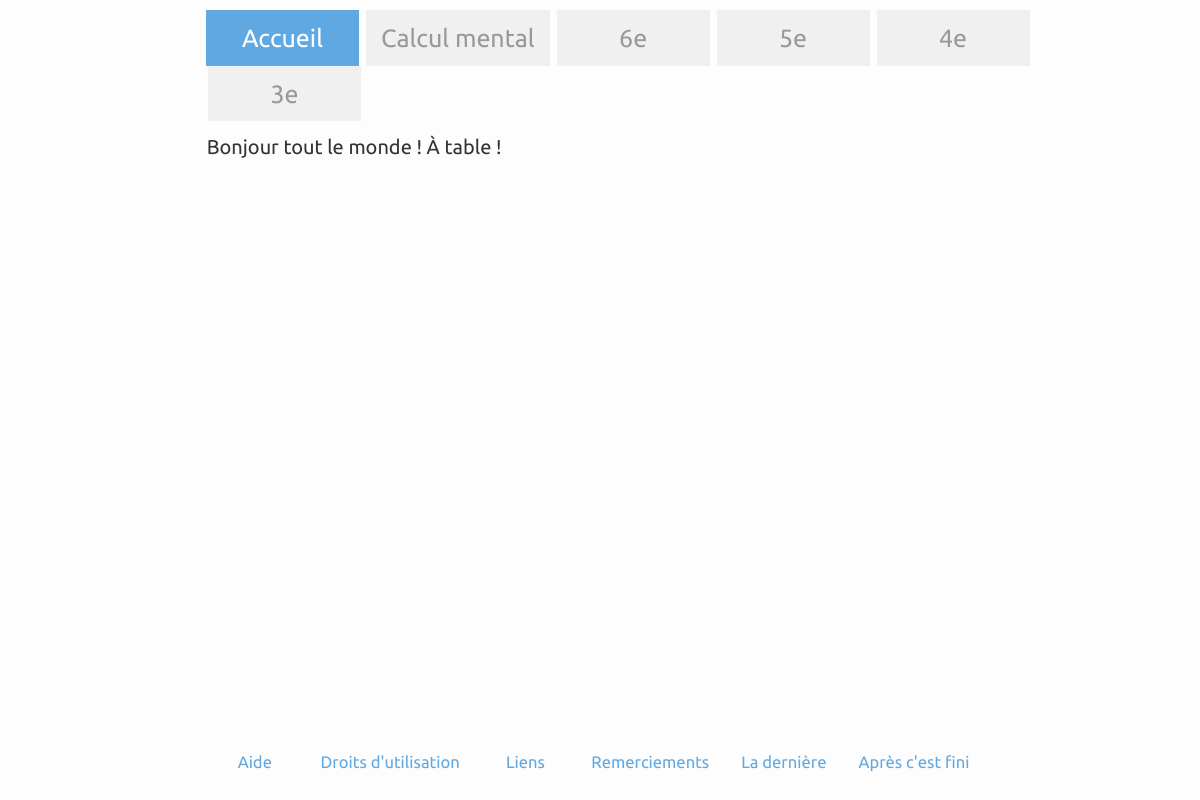
The page / on the database its author committed.
### pages/models.py (models this page shows, shortened)
class Category(models.Model):
    class Meta:
        verbose_name_plural = "categories"
    order = models.PositiveSmallIntegerField()
    name = models.CharField(max_length=100)
    slug = models.SlugField(max_length=100, default='unset')
    text = models.TextField()

class FooterCategory(models.Model):
    class Meta:
        verbose_name_plural = "footer categories"
    order = models.PositiveSmallIntegerField()
    name = models.CharField(max_length=100)
    slug = models.SlugField(max_length=100, default='unset')
    text = models.TextField()

### pages/views.py (the view)
# urls.py: 2. Add a URL to urlpatterns:  url(r'^$', views.home, name='home')
def home(request):
    return build(request, category='accueil')

### templates/layout.html (shortened to what this page needs)
<!DOCTYPE html>
<html>
<head>
    <link rel="stylesheet" href="https://maxcdn.bootstrapcdn.com/bootstrap/3.3.6/css/bootstrap.min.css">
    <link rel="stylesheet" href="https://maxcdn.bootstrapcdn.com/bootstrap/3.3.6/css/bootstrap-theme.min.css">
    <link rel="stylesheet" type="text/css" href="/static/css/fonts.css"/>
    <link rel="stylesheet" type="text/css" href="/static/css/layout.css"/>
    <link rel="stylesheet" type="text/css" href="/static/css/colors.css"/>
    <link rel="stylesheet" type="text/css" href="/static/css/shapes.css"/>
</head>
<body class="container-fluid">
    <div class=wrapper>
        <div class=body>
            <div class="row">
                <div class="col-md-12 navbar_row" role="navigation">
                    <ul class="nav nav-pills navbar_entries">
                        {% for slug, link, entry in navbar_infos %}
                            {% if active_category == entry %}
                                <li role="presentation" class="active navbar_entry navbar_active_{{ slug }}"><a href="{{ link }}">{{ entry }}</a></li>
                            {% else %}
                                <li role="presentation" class="navbar_entry navbar_{{ slug }}"><a href="{{ link }}">{{ entry }}</a></li>
                            {% endif %}
                        {% endfor %}
                    </ul>
                </div>
            </div>
            <div class="row">
                <div class="col-md-2 leftmenu_col" role="navigation">
                </div>
                <div class="col-md-10 main">
                    {% if active_theme == '' %}
                        {{ category_content|safe }}
                    {% endif %}
                </div>
            </div>
        </div>
        <div class="footer row">
            <div class="col-md-12 footer_row" role="navigation">
                <ul class="nav nav-pills footer-entries">
                    {% for link, entry in footer_infos %}
                        {% if active_category == entry %}
                            <li role="presentation" class="active footer_entry active_footer_entry"><a href="/{{ link }}/">{{ entry }}</a></li>
                        {% else %}
                            <li role="presentation" class="footer_entry"><a href="/{{ link }}/">{{ entry }}</a></li>
                        {% endif %}
                    {% endfor %}
                </ul>
            </div>
        </div>
    </div>
</body>
</html>

### static/css/layout.css (style rules this page uses)
html, body { margin: 0; padding: 0; height: 100%; }
.wrapper { min-height: 100%; position: relative; }
.body { padding: 10px; padding-bottom: 60px; }
.navbar_row { padding: 0; margin-bottom: 1%; margin-left: 0.28%; display: flex; }
.navbar_entries { margin: 0; padding: 0; margin-left: 16.33%; width: 100%; }
.navbar_entry { min-width: 16%; padding-right: 0.5%; text-align: center; }
.leftmenu_col { padding-right: 0.75%; padding-left: 0.75%; }
.main { display: flex; flex-flow: row wrap; justify-content: space-between; width: 81.25%; margin: 0; padding: 0; }
.footer { position: absolute; bottom: 0; height: 60px; margin: 0; width: 100%; padding: 0; }
.footer_row { padding: 0; margin-left: 16.33%; width: 83.33%; }
.footer_entry { margin: 0; padding: 0; min-width: 10%; text-align: center; }

### static/css/colors.css (style rules this page uses)
body { background-color: #fdfdfd; }
.nav-pills > li.navbar_active_accueil > a, .nav-pills > li.navbar_active_accueil > a:hover, .nav-pills > li.navbar_active_accueil > a:focus, .nav-pills > li.navbar_accueil > a:hover, .nav-pills > li.navbar_accueil > a:focus { color: white; background-color: #60a8e2; transition: all 0.6s ease 0s; }
.nav-pills > li.navbar_6e > a { color: #999999; background-color: #f0f0f0; transition: all 0.6s ease 0s; }
.nav-pills > li.navbar_5e > a { color: #999999; background-color: #f0f0f0; transition: all 0.6s ease 0s; }
.nav-pills > li.navbar_4e > a { color: #999999; background-color: #f0f0f0; transition: all 0.6s ease 0s; }
.nav-pills > li.navbar_3e > a { color: #999999; background-color: #f0f0f0; transition: all 0.6s ease 0s; }
.nav-pills > li.navbar_calcul-mental > a { color: #999999; background-color: #f0f0f0; transition: all 0.6s ease 0s; }
.col-md-10, .main { color: #333333; }
.nav-pills li.footer_entry a { color: #60a8e2; background-color: #fdfdfd; transition: all 0.6s ease 0s; }

### static/css/shapes.css (style rules this page uses)
.nav-pills > li > a { border-radius: 0; }

### rows shown on the page
Category: navbar_infos "Accueil", text "Bonjour tout le monde ! À table !"
Category: navbar_infos "Calcul mental"
Category: navbar_infos "6e"
Category: navbar_infos "5e"
Category: navbar_infos "4e"
Category: navbar_infos "3e"
FooterCategory: footer_infos "Aide"
FooterCategory: footer_infos "Droits d'utilisation"
FooterCategory: footer_infos "Liens"
FooterCategory: footer_infos "Remerciements"
FooterCategory: footer_infos "La dernière"
FooterCategory: footer_infos "Après c'est fini"
